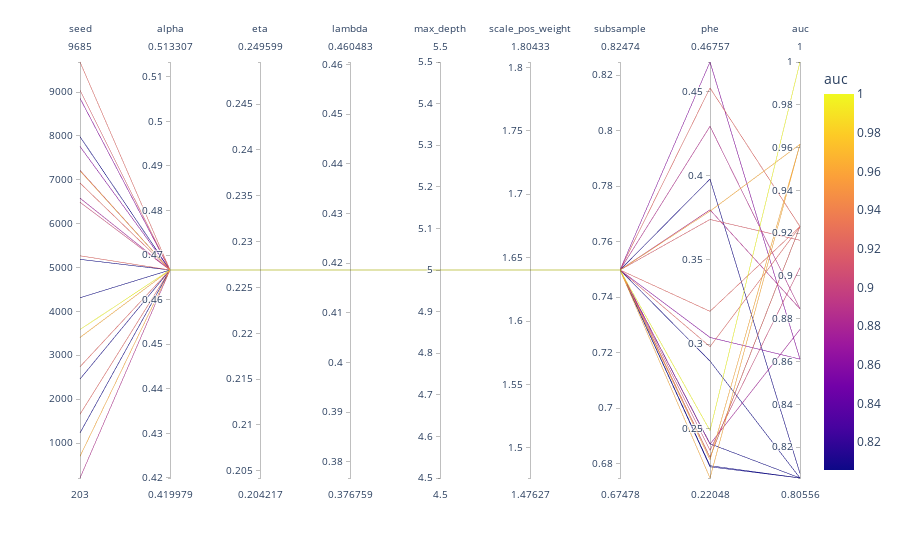

The cell this chart's notebook holds for it:
### Code cell
import plotly.express as px
#fig = px.parallel_coordinates(bs_trials)

fig = px.parallel_coordinates(
      bs_trials, 
      color="auc",
      dimensions=[
            'seed',
            'alpha',
            'eta',
            'lambda',
            'max_depth',
            'scale_pos_weight',
            'subsample',
            "phe", 
            "auc"
      ],)
fig.show()
